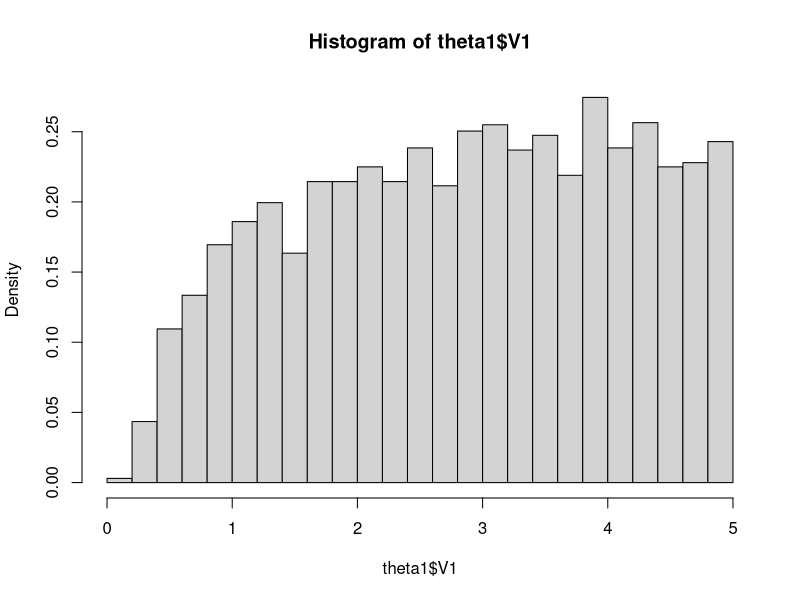

The R source for this figure:
theta1 = read.table("2d-shdf-surrogate-theta1-sampled.dat")
postscript("2d-shdf-surrogate-theta1-hist.eps",onefile=FALSE,pointsize=14)
hist(theta1$V1, breaks=25, xlim=c(0, 5), freq=FALSE)
dev.off()
